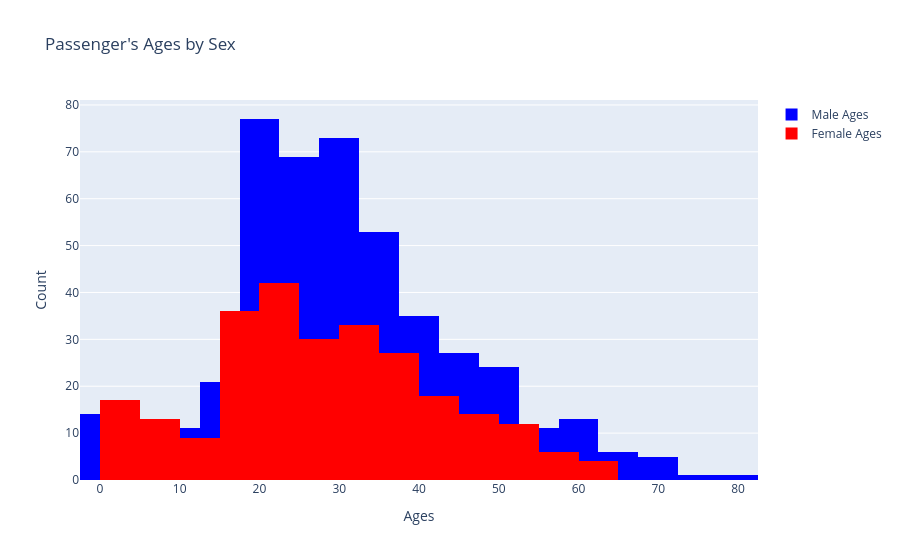

Notebook code cell kept with this figure:
### Code cell
#@title **code**
#@markdown We can also compare 2 different distribution. For example we will show female and male passengers’ ages in the same plot.
configure_plotly_browser_state()

titanic_df["male_age"] = titanic_df[titanic_df["Sex"]=="male"]["Age"]
titanic_df["female_age"] = titanic_df[titanic_df["Sex"]=="female"]["Age"]

fig = go.Figure(data=[
    go.Histogram(x=titanic_df["male_age"], nbinsx=20, name='Male Ages', marker_color='blue'),
    go.Histogram(x=titanic_df["female_age"], nbinsx=20, name='Female Ages', marker_color='red')
])

fig.update_layout(
    title_text="Passenger's Ages by Sex",
    xaxis_title_text='Ages',
    yaxis_title_text='Count',
    barmode='overlay' # Overlay histograms for comparison
)

fig.show()

### Figure 1 — Plotly figure (JSON) as saved in the notebook; plotly's stock layout.template omitted (floating-point values rounded to 4 significant figures; data arrays with more than 128 entries replaced by an {"elided": "..."} marker saying what was removed)
{"data": [{"marker": {"color": "blue"}, "name": "Male Ages", "nbinsx": 20, "x": {"elided": "891 float values"}, "type": "histogram"}, {"marker": {"color": "red"}, "name": "Female Ages", "nbinsx": 20, "x": {"elided": "891 float values"}, "type": "histogram"}], "layout": {"title": {"text": "Passenger's Ages by Sex"}, "xaxis": {"title": {"text": "Ages"}}, "yaxis": {"title": {"text": "Count"}}, "barmode": "overlay"}}
